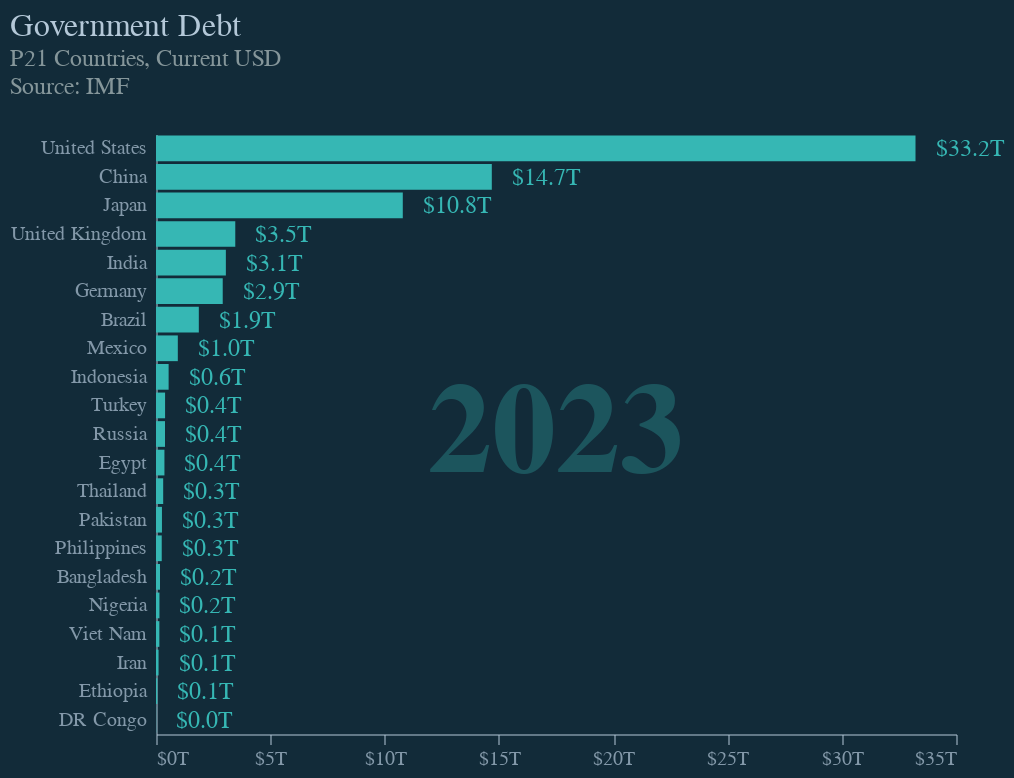

The cell this chart's notebook holds for it:
### Code cell
p21_iso3s = ["BGD", "BRA", "CHN", "COD", "EGY", "ETH", "GBR", "DEU", "IND", "IDN", "IRN", "JPN", "MEX", "NGA", "PAK", "PHL", "RUS", "THA", "TUR", "USA", "VNM"]

temp_df = df.query("iso3 in @p21_iso3s")
temp_df["debt"] = temp_df["debt"] / 1_000

# add a rank column by 2023 debt
rank_df = temp_df.query("year == 2023").sort_values("debt", ascending=False).reset_index(drop=True)
rank_df["rank"] = rank_df.index + 1

temp_df = pd.merge(temp_df, rank_df[["iso3", "rank"]], on="iso3")

slider = alt.binding_range(min=2003, max=2023, step=1, name='Year:')
op_year = alt.param(value=2023, bind=slider)

base = alt.Chart(temp_df).encode(
    x=alt.X("debt:Q", title="", axis=alt.Axis(labelExpr=" '$'+datum.value+'T'")),
    y=alt.Y("short_country:N", title="Country", axis=alt.Axis(title=None, format=""), sort=alt.SortField(field="rank")),
).transform_filter(
    alt.datum.year == op_year
).add_params(op_year)

bars = base.mark_bar(color="#36B7B4")

# add a large text in the middle with the year

labels = base.mark_text(
    align='left',
    baseline='middle',
    dx=10,
    dy=0,
    fontSize=12,
    fontWeight="normal",
    text=alt.expr("'$' + format(datum.debt, '.1f') + 'T'"),
    color="#36B7B4",
    opacity=1
).encode(
    size=alt.value(12)
)

year_label_df = pd.DataFrame([{"year": y} for y in range(2003, 2024)])



text = alt.Chart(year_label_df).mark_text(
    align='center',
    baseline='middle',
    dx=0,
    dy=0,
    fontSize=64,
    fontWeight="bold",
    color="#36B7B4",
    opacity=0.3
).encode(
    text="year:N"
).transform_filter(
    alt.datum.year == op_year
)



chart = bars + text + labels

chart = chart.properties(
    title = alt.TitleParams(
            "Government Debt",
    subtitle=["P21 Countries, Current USD", "Source: IMF", ""],
    subtitleColor="rgb(133, 150, 154)",
    align="left",
    anchor="start",
    fontSize=16,
    subtitleFontSize=12,
    ),
    width=400,
    height=300
)

chart.display()

chart.save("charts/nominal_debt/p21_countries_debt_2023_slider_e4e_dark.json")

### Figure 1 — Vega-Lite specification as saved in the notebook (floating-point values rounded to 4 significant figures; data arrays with more than 128 entries replaced by an {"elided": "..."} marker saying what was removed)
{"config": {"background": "#122B39", "font": "Circular Std", "title": {"color": "#b4c8d8", "fontSize": 14, "fontWeight": 400}, "mark": {"line": {"interpolate": "monotone"}}, "view": {"stroke": "transparent", "width": 400, "height": 300}, "range": {"category": ["#36B7B4", "#E6224B", "#F4C245", "#0063AF", "#00A767", "#179FDB", "#EB5C2E"], "diverging": ["#E6224B", "#E54753", "#C9C9C9", "#179FDB", "#122B39"], "heatmap": ["#C9C9C9", "#179FDB", "#0063AF", "#122B39"], "ordinal": ["#00A767", "#36B7B4", "#179FDB", "#0063AF", "#243B5A"]}, "axisX": {"domainColor": "#b4c8d8", "domainOpacity": 0.5, "grid": false, "labelAngle": 0, "labelColor": "#b4c8d8", "labelOpacity": 0.7, "orient": "bottom", "tickColor": "#b4c8d8", "tickCount": 10, "tickOpacity": 0.5, "title": "", "titleAlign": "center", "titleAnchor": "middle", "titleColor": "#b4c8d8", "titleFontSize": 12, "titleOpacity": 0.8, "titleX": 207, "titleY": -15}, "axisY": {"domainColor": "#b4c8d8", "domainOpacity": 0.5, "format": ".0f", "gridColor": "#b4c8d8", "gridDash": [1, 5], "gridOpacity": 0.5, "labelColor": "#b4c8d8", "labelOpacity": 0.7, "labelPadding": 5, "tickColor": "#b4c8d8", "tickCount": 8, "tickOpacity": 0.5, "ticks": false, "title": "FAO price index", "titleAlign": "left", "titleAngle": 0, "titleBaseline": "bottom", "titleColor": "#b4c8d8", "titleFontSize": 12, "titleOpacity": 0.8, "titleX": 0, "titleY": -7}}, "layer": [{"data": {"name": "data-10922dc28854c28bb50698a5dab5b0d0"}, "mark": {"type": "bar", "color": "#36B7B4"}, "encoding": {"x": {"axis": {"labelExpr": " '$'+datum.value+'T'"}, "field": "debt", "title": "", "type": "quantitative"}, "y": {"axis": {"format": "", "title": null}, "field": "short_country", "sort": {"field": "rank"}, "title": "Country", "type": "nominal"}}, "transform": [{"filter": "(datum.year === param_14)"}]}, {"data": {"name": "data-efebf43224d7eea0320d19511ef4f86b"}, "mark": {"type": "text", "align": "center", "baseline": "middle", "color": "#36B7B4", "dx": 0, "dy": 0, "fontSize": 64, "fontWeight": "bold", "opacity": 0.3}, "encoding": {"text": {"field": "year", "type": "nominal"}}, "transform": [{"filter": "(datum.year === param_14)"}]}, {"data": {"name": "data-10922dc28854c28bb50698a5dab5b0d0"}, "mark": {"type": "text", "align": "left", "baseline": "middle", "color": "#36B7B4", "dx": 10, "dy": 0, "fontSize": 12, "fontWeight": "normal", "opacity": 1, "text": {"expr": "'$' + format(datum.debt, '.1f') + 'T'"}}, "encoding": {"size": {"value": 12}, "x": {"axis": {"labelExpr": " '$'+datum.value+'T'"}, "field": "debt", "title": "", "type": "quantitative"}, "y": {"axis": {"format": "", "title": null}, "field": "short_country", "sort": {"field": "rank"}, "title": "Country", "type": "nominal"}}, "transform": [{"filter": "(datum.year === param_14)"}]}], "height": 300, "params": [{"name": "param_14", "bind": {"input": "range", "max": 2023, "min": 2003, "name": "Year:", "step": 1}, "value": 2023}], "title": {"text": "Government Debt", "align": "left", "anchor": "start", "fontSize": 16, "subtitle": ["P21 Countries, Current USD", "Source: IMF", ""], "subtitleColor": "rgb(133, 150, 154)", "subtitleFontSize": 12}, "width": 400, "$schema": "https://vega.github.io/schema/vega-lite/v5.8.0.json", "datasets": {"data-10922dc28854c28bb50698a5dab5b0d0": {"elided": "711 records"}, "data-efebf43224d7eea0320d19511ef4f86b": [{"year": 2003}, {"year": 2004}, {"year": 2005}, {"year": 2006}, {"year": 2007}, {"year": 2008}, {"year": 2009}, {"year": 2010}, {"year": 2011}, {"year": 2012}, {"year": 2013}, {"year": 2014}, {"year": 2015}, {"year": 2016}, {"year": 2017}, {"year": 2018}, {"year": 2019}, {"year": 2020}, {"year": 2021}, {"year": 2022}, {"year": 2023}]}}
